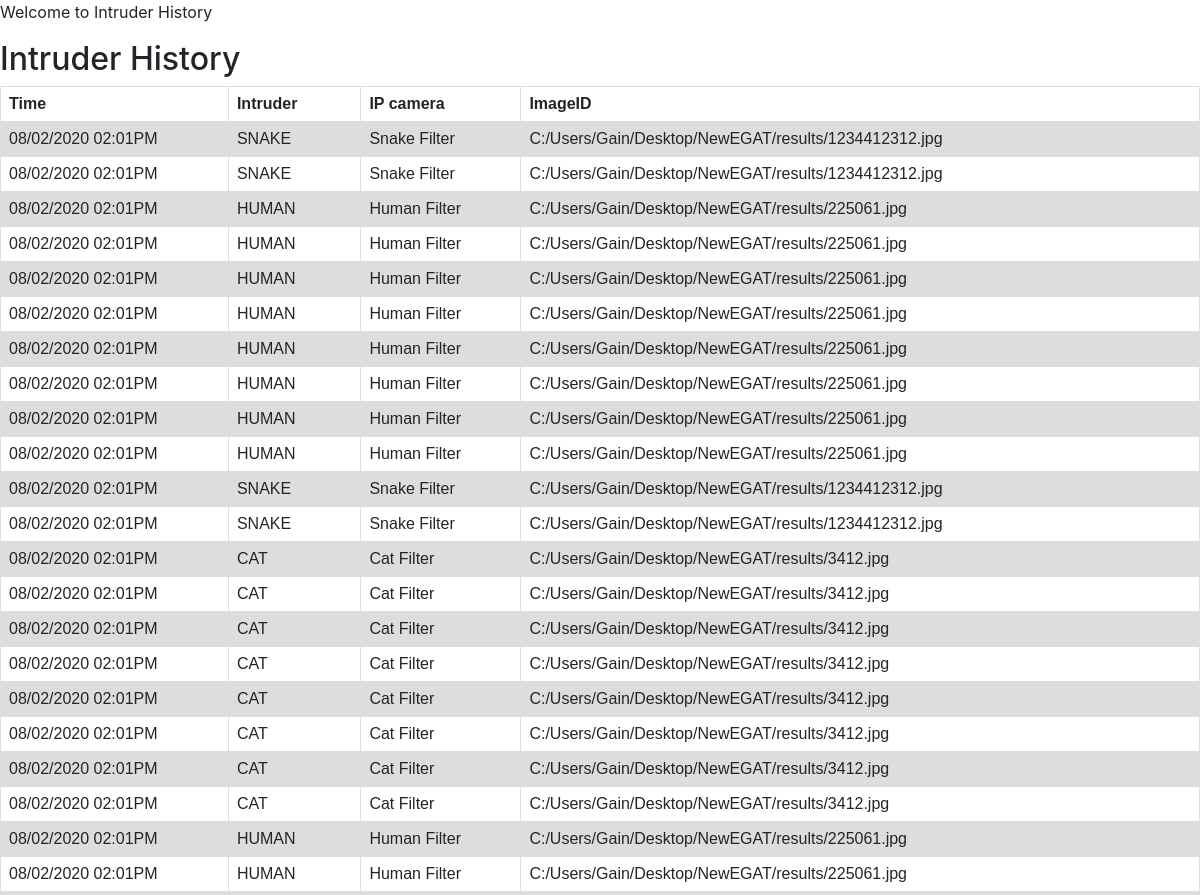
Before: /test8/ (upper part) with the older database file.
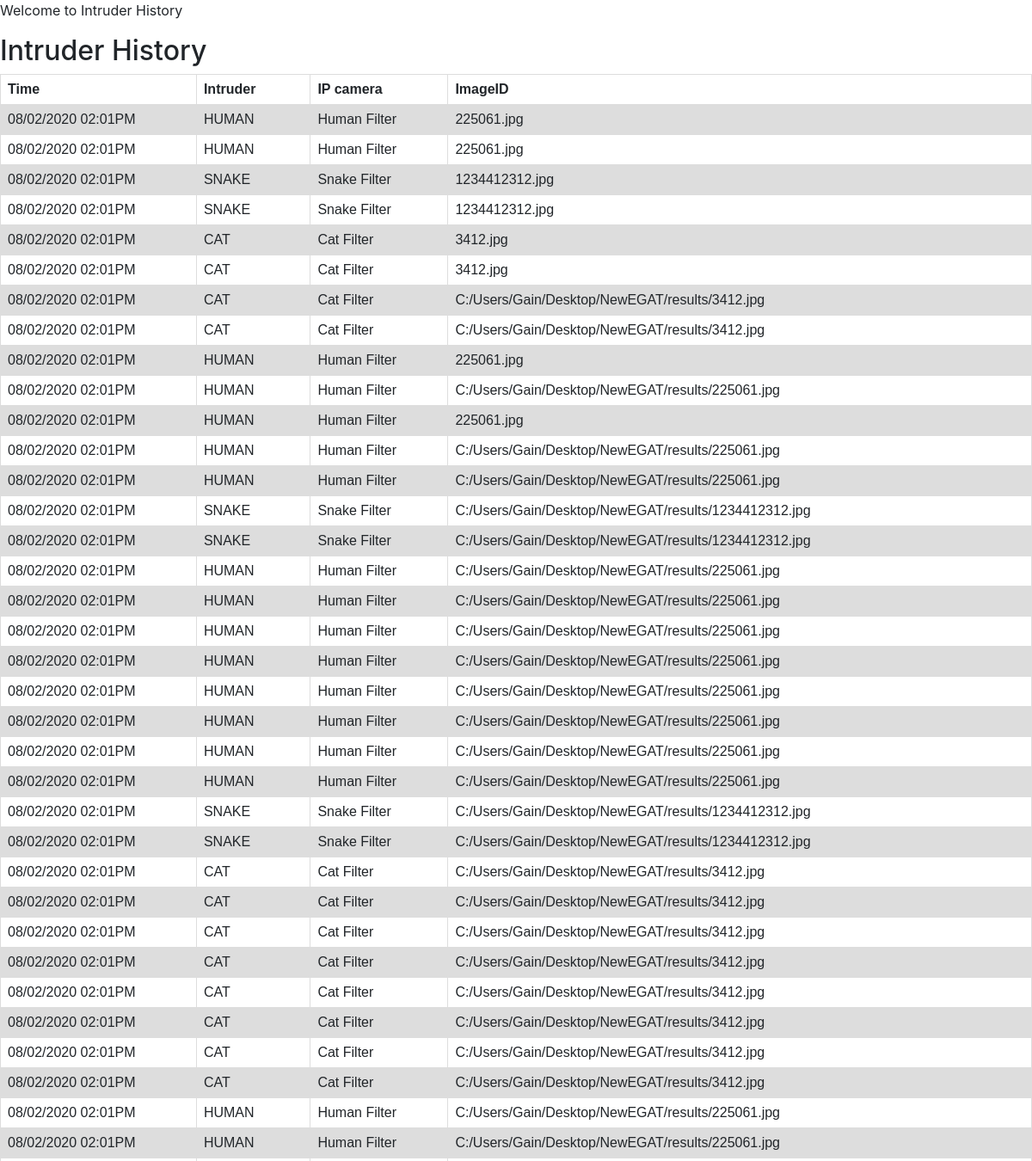
After: the same page with the newer database file.
### example/models.py (models this page shows, shortened)
class Intruder(models.Model):
    Intru = models.CharField(max_length=10)
    IPcam = models.CharField(max_length=10)
    Time = models.CharField(max_length=30)
    ImageID = models.CharField(max_length=50)
    def __str__(self):
        return self.ImageID

### example/viewstest.py (the view)
# urls.py: url(r'test8/$', viewstest.test8),
def test8(request) :
    template = loader.get_template('test8.html')
    header_str = 'Intruder History'
    posts = Intruder.objects.all()
    args = {'var8': header_str, 'posts': posts }
    return HttpResponse(template.render(args, request))

### example/templates/test8.html (shortened to what this page needs)
{% extends 'base.html' %}
{% block body %}
<p>
    Welcome to Intruder History
</p>
<body>
    <h2>{{ var8 }}</h2>
    <table>
        <tr>
            <th>Time</th>
            <th>Intruder</th>
            <th>IP camera</th>
            <th>ImageID</th>
        </tr>
        {% for Intruder in posts reversed %}
        <tr>
            <td>{{ Intruder.Time }}</td>
            <td>{{ Intruder.Intru }}</td>
            <td>{{ Intruder.IPcam }}</td>
            <td>{{ Intruder.ImageID }}</td>
        </tr>
        {% endfor %}
    </table>
</body>
{% endblock %}

Changed rows visible on the page:
added Intruder: Time "08/02/2020 02:01PM", Intru "HUMAN", IPcam "Human Filter", ImageID "225061.jpg"
added Intruder: Time "08/02/2020 02:01PM", Intru "HUMAN", IPcam "Human Filter", ImageID "225061.jpg"
added Intruder: Time "08/02/2020 02:01PM", Intru "SNAKE", IPcam "Snake Filter", ImageID "1234412312.jpg"
added Intruder: Time "08/02/2020 02:01PM", Intru "SNAKE", IPcam "Snake Filter", ImageID "1234412312.jpg"
added Intruder: Time "08/02/2020 02:01PM", Intru "CAT", IPcam "Cat Filter", ImageID "3412.jpg"
added Intruder: Time "08/02/2020 02:01PM", Intru "CAT", IPcam "Cat Filter", ImageID "3412.jpg"
added Intruder: Time "08/02/2020 02:01PM", Intru "CAT", IPcam "Cat Filter", ImageID "C:/Users/Gain/Desktop/NewEGAT/results/3412.jpg"
added Intruder: Time "08/02/2020 02:01PM", Intru "CAT", IPcam "Cat Filter", ImageID "C:/Users/Gain/Desktop/NewEGAT/results/3412.jpg"
added Intruder: Time "08/02/2020 02:01PM", Intru "HUMAN", IPcam "Human Filter", ImageID "225061.jpg"
added Intruder: Time "08/02/2020 02:01PM", Intru "HUMAN", IPcam "Human Filter", ImageID "C:/Users/Gain/Desktop/NewEGAT/results/225061.jpg"
added Intruder: Time "08/02/2020 02:01PM", Intru "HUMAN", IPcam "Human Filter", ImageID "225061.jpg"
added Intruder: Time "08/02/2020 02:01PM", Intru "HUMAN", IPcam "Human Filter", ImageID "C:/Users/Gain/Desktop/NewEGAT/results/225061.jpg"
added Intruder: Time "08/02/2020 02:01PM", Intru "HUMAN", IPcam "Human Filter", ImageID "C:/Users/Gain/Desktop/NewEGAT/results/225061.jpg"
